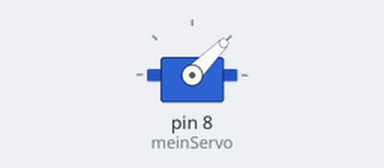
Bench run of a sketch on a simulated Arduino Uno, built with avr-gcc and run on an emulated ATmega328P. On the bench: servo.

Above: at 0.05 s.
At 1.5 s:
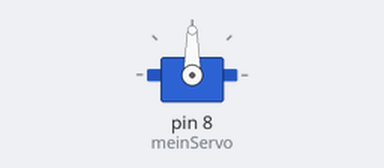
At 3.0 s:
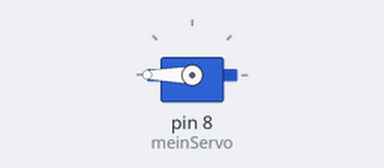
Timing chart, 0 to 6.9 s (numbered marks = the images above):
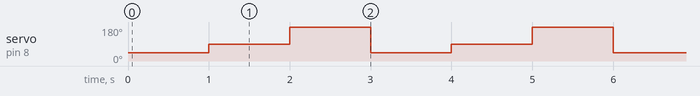

Measured:
- by itself, servo on pin 8 (meinServo): repeats every 3.0 s: 180° 1.0 s, 45° 1.0 s, 90° 1.0 s

The sketch:

servoTest1.ino
```cpp
#include <Servo.h>

Servo meinServo; // Servo-Objekt erstellen

void setup() {
  meinServo.attach(8); // Pin 9 mit Servo verbinden
}

void loop() {
  meinServo.write(45);    // Servo auf 0°
  delay(1000);
  meinServo.write(90);   // Servo auf 90°
  delay(1000);
  meinServo.write(180);  // Servo auf 180°
  delay(1000);
}
```
